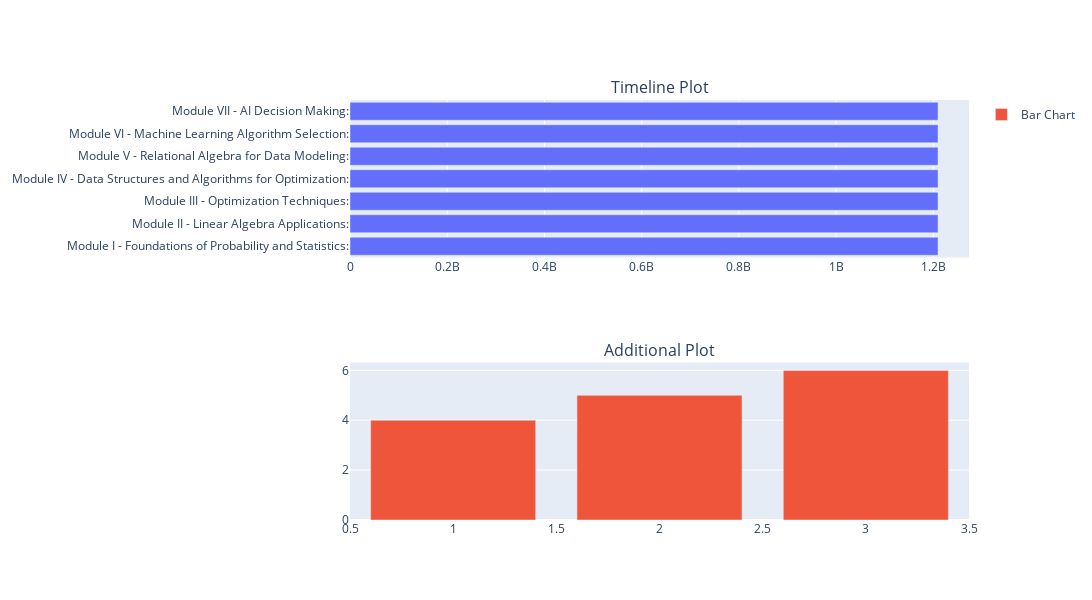

Source (notebook cell):
### Code cell
import plotly.express as px
import plotly.graph_objects as go
from plotly.subplots import make_subplots
import pandas as pd

def create_plotly_figure(weeks_start, weeks_end, module, descriptions):
    data = [{'Task': mod, 'Start': ws, 'Finish': we, 'description': des} 
        for ws, we, mod, des in zip(weeks_start, weeks_end, module, descriptions)]

    df = pd.DataFrame(data)

    fig_timeline = px.timeline(df, x_start="Start", x_end="Finish", y="Task", hover_data=["description"], title="hello")
    fig_timeline.update_yaxes(autorange="reversed") # otherwise tasks are listed from the bottom up

    fig = make_subplots(rows=2, cols=1, subplot_titles=("Timeline Plot", "Additional Plot"))

    # Add the timeline plot to the first column
    for trace in fig_timeline.data:
        fig.add_trace(trace, row=1, col=1)

    # Create an additional plot (e.g., a bar chart for demonstration)
    fig_bar = go.Figure(go.Bar(x=[1, 2, 3], y=[4, 5, 6], name="Bar Chart"))
    
    # Add the bar chart to the second column
    for trace in fig_bar.data:
        fig.add_trace(trace, row=2, col=1)

    # Update the layout to adjust the width and other properties
    fig.update_layout(width=1400, height=600)

    return fig

create_plotly_figure(week_start, week_end, module, description)

### Figure 1 — Plotly figure (JSON) as saved in the notebook; plotly's stock layout.template omitted (floating-point values rounded to 4 significant figures)
{"data": [{"alignmentgroup": "True", "base": ["2024-10-18T00:18:02.767579", "2024-11-01T00:18:02.767597", "2024-11-15T00:18:02.767604", "2024-11-29T00:18:02.767611", "2024-12-13T00:18:02.767618", "2024-12-27T00:18:02.767625", "2025-01-10T00:18:02.767630"], "customdata": [["Introduction to conditional probability, Bayes' Theorem, and hypothesis testing. Understanding their relevance in data science and AI."], ["Exploring eigenvalues and eigenvectors and their applications in analyzing systems represented by matrices in real-world scenarios."], ["Utilizing Taylor series in optimization problems involving a single variable to approximate and find maxima and minima of complex functions in AI and data science."], ["Applying knowledge of binary search trees and Dijkstra's algorithm in scenarios like route planning and network latency optimization. Understanding their role in AI and data science."], ["Effectively applying relational algebra and tuple calculus in data warehouse modeling to optimize schema design for multidimensional data models."], ["Approaching the selection of machine learning algorithms for regression problems considering data nature, multicollinearity, and outliers. Exploring techniques like ridge regression, logistic regression, and support vector machines with their strengths and limitations."], ["Applying a combination of informed and uninformed search algorithms, along with reasoning under uncertainty techniques, to develop robust AI systems for decision-making in complex environments."]], "hovertemplate": "Start=%{base}<br>Finish=%{x}<br>Task=%{y}<br>description=%{customdata[0]}<extra></extra>", "legendgroup": "", "marker": {"color": "#636efa", "pattern": {"shape": ""}}, "name": "", "offsetgroup": "", "orientation": "h", "showlegend": false, "textposition": "auto", "type": "bar", "x": [1209600000, 1209600000, 1209600000, 1209600000, 1209600000, 1209600000, 1209600000], "xaxis": "x", "y": ["Module I - Foundations of Probability and Statistics:", "Module II - Linear Algebra Applications:", "Module III - Optimization Techniques:", "Module IV - Data Structures and Algorithms for Optimization:", "Module V - Relational Algebra for Data Modeling:", "Module VI - Machine Learning Algorithm Selection:", "Module VII - AI Decision Making:"], "yaxis": "y"}, {"name": "Bar Chart", "type": "bar", "x": [1, 2, 3], "xaxis": "x2", "y": [4, 5, 6], "yaxis": "y2"}], "layout": {"annotations": [{"font": {"size": 16}, "showarrow": false, "text": "Timeline Plot", "x": 0.5, "xanchor": "center", "xref": "paper", "y": 1, "yanchor": "bottom", "yref": "paper"}, {"font": {"size": 16}, "showarrow": false, "text": "Additional Plot", "x": 0.5, "xanchor": "center", "xref": "paper", "y": 0.375, "yanchor": "bottom", "yref": "paper"}], "height": 600, "width": 1400, "xaxis": {"anchor": "y", "domain": [0, 1]}, "xaxis2": {"anchor": "y2", "domain": [0, 1]}, "yaxis": {"anchor": "x", "domain": [0.625, 1]}, "yaxis2": {"anchor": "x2", "domain": [0, 0.375]}}}
